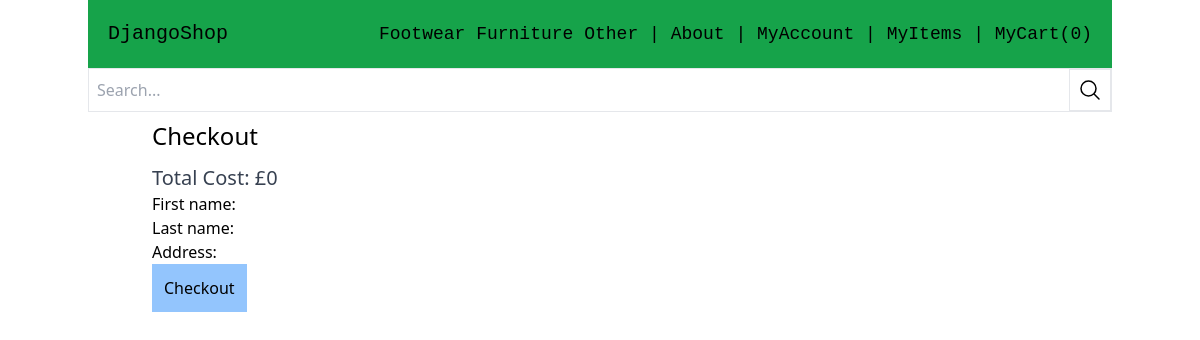
The app's page /cart/checkout/ (signed in) with its own data.
### products/models.py (models this page shows, shortened)
class Category(models.Model):
      title = models.CharField(max_length=100)
      slug = models.SlugField(max_length=50)
      class Meta:
            verbose_name_plural= "Categories"
            ordering = ["title"]

### products/views.py (the view)
# urls.py: path('cart/checkout/', views.checkout, name='checkout'),
@login_required
def checkout(request):
    cart = Cart(request)
    if request.method == 'POST':
        form = OrderForm(request.POST)
        if form.is_valid():
            total_cost = 0
            items = []
            for item in cart:
               unit_amount = item['total_price'] / item['quantity']
               total_cost += int(item['total_price']) * 100
               items.append({
                   'price_data': {
                       'currency': 'gbp',
                       'product_data': {
                           'name': item['item'].title
                       },
                       'unit_amount': int(unit_amount) *100
                   },
                   'quantity': item['quantity']
               })
            stripe.api_key = settings.STRIPE_SECRET_KEY
            session = stripe.checkout.Session.create(
                payment_method_types = ['card'],
                line_items = items,
                mode = 'payment',
                success_url = f'{settings.WEBSITE_URL}cart/success/',
                cancel_url = f'{settings.WEBSITE_URL}cart/'
            )
            payment_intent = stripe.PaymentIntent.create(
                amount= total_cost,
                currency="gbp",
                payment_method_types=["card"],
                )
            order = form.save(commit=False)
            order.created_by = request.user
            order.is_paid = True
            order.payment_intent = payment_intent.id
            order.total_cost = total_cost
            order.save()
            for item in cart:
               product = item['item']
               quantity = int(item['quantity'])
               price = int(item['total_price'])
               item = OrderItem.objects.create(order=order, item=product, price=price, quantity=quantity)
            cart.clear()
            return redirect(session.url, code=303)
    else:
        form = OrderForm()
    return render(request, 'products/checkout.html', {
        'cart': cart,
        'form': form,
        'pub_key': settings.STRIPE_PUB_KEY,
    })

### products/forms.py
class OrderForm(forms.ModelForm):
    class Meta:
        model = Order
        fields = ('first_name', 'last_name', 'address',)

### products/cart.py (called while the page is built)
    def __len__(self):
        return sum(item['quantity'] for item in self.cart.values())

    def get_total_cost(self):
        for p in self.cart.keys():
            self.cart[str(p)]['item'] = Item.objects.get(pk=p)
        return sum(item['total_price'] for item in self.cart.values())

### products/context_processors.py (called while the page is built)
def cart(request):
    return {'cart': Cart(request)}

### products/templatetags/menu.py (called while the page is built)
@register.inclusion_tag("core/menu.html")
def menu():
    categories = Category.objects.all()
    return { 'categories': categories }

### products/templates/products/checkout.html (shortened to what this page needs)
{% extends 'core/base.html' %}
{% block content %}
<h1 class="text-2xl my-2">Checkout</h1>
<h3 class="text-xl text-gray-700 mt-3">Total Cost: £{{ cart.get_total_cost }}</h3>
<form method="post" action=".">
    {{ form.as_p }}
    <button class="inline-block p-3 bg-blue-300">Checkout</button>
</form>
{% endblock %}

### core/templates/core/menu.html
{% for category in categories %}
<a href="{% url 'category_detail' category.slug %}">{{category.title}}</a>
{% endfor %}
|
<a href="{% url 'about' %}">About</a>

### records on screen
Category: title "Footwear"
Category: title "Furniture"
Category: title "Other"

### other values on screen
{{ cart|length }} "0"
{{ cart.get_total_cost }} "0"
